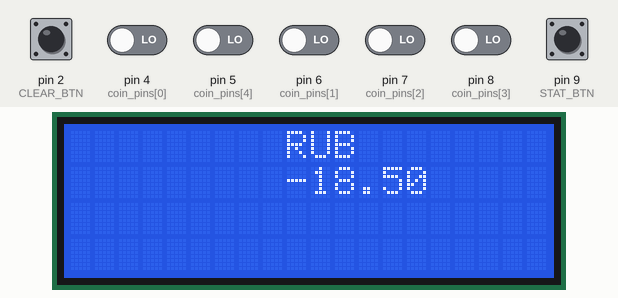
Recording of a sketch running on a simulated Arduino Uno, built with avr-gcc and run on an emulated ATmega328P. On the bench: 20×4 character LCD. Inputs (shaded band) come from the test bench; at power-on: pin 2 (CLEAR_BTN), pin 4 (coin_pins[0]), pin 5 (coin_pins[4]), pin 6 (coin_pins[1]), pin 7 (coin_pins[2]), pin 8 (coin_pins[3]), pin 9 (STAT_BTN) LOW. EEPROM starts erased; what the sketch prints to the serial monitor is not drawn.

Above: at 1.2 s.
1.3 s: pin 4 (coin_pins[0]) driven HIGH
At 2.7 s:
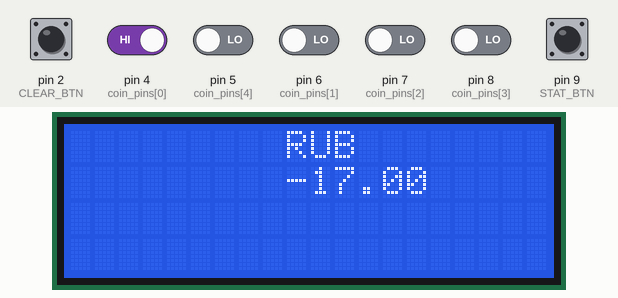
3.3 s: pin 9 (STAT_BTN) pulled HIGH for 0.15 s
At 3.8 s:
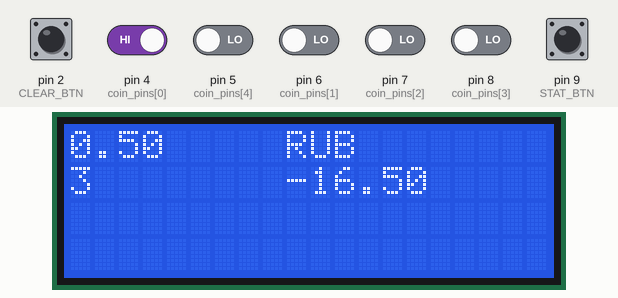
5.4 s: pin 2 (CLEAR_BTN) pulled HIGH for 0.15 s
At 5.8 s:
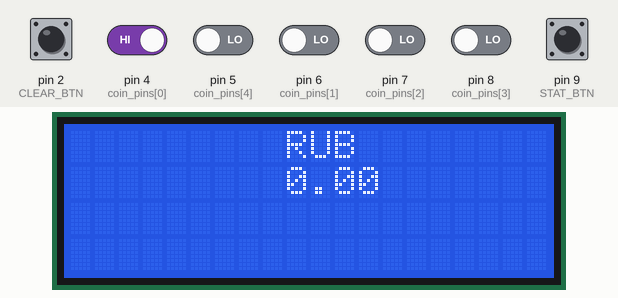
7.5 s: pin 9 (STAT_BTN) pulled HIGH for 1 s
At 7.9 s:
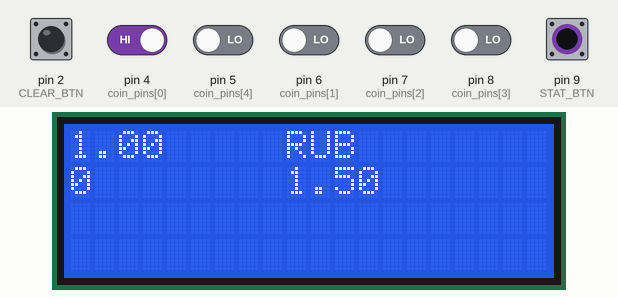
10.0 s: pin 2 (CLEAR_BTN) pulled HIGH for 1 s
At 11.5 s:
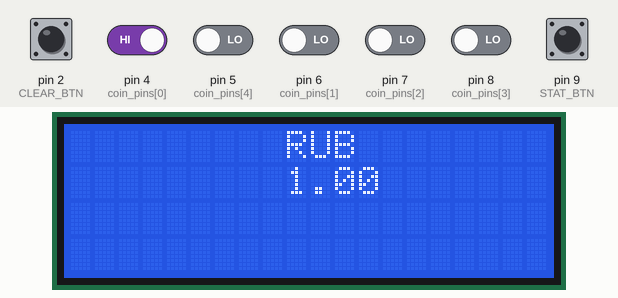
Timing chart, 0 to 13.0 s (numbered marks = the images above; inputs shaded):
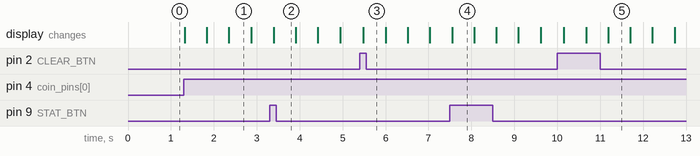

Measured:
- after the input at 1.3 s, the display: first changes at once (image 1 shows a later state)
- what the display in image 1 shows lasts 0.5 s, from 2.4 s to 2.9 s

The sketch:

moneybox.ino
```cpp
#include <EEPROM.h>
#include <LiquidCrystal_I2C.h>

/**
* Количество разных номиналов монет
*/
const byte coin_count = 5;

/**
* Цифровые пины, к которым подключены провода по каждому номиналу
*/
const byte coin_pins[coin_count] = {4, 6, 7, 8, 5};

/**
* Номиналы, соответствующие пинам монеток
*/
const float coin_nominals[coin_count] = {0.5, 1, 2, 5, 10};

/**
* Цифровой пин кнопки статистики
*/
const byte STAT_BTN = 9;

/**
* Цифровой пин кнопки очистки
*/
const byte CLEAR_BTN = 2;

/**
* Начальная ячейка памяти, в которую записывать данные
*/
const int START_MEMORY_ADDRESS = 0;

/**
* Сколько монеток каждого номинала уже лежит в копилке
* Это значение опции по умолчанию. Оно используется только если нет доступа к EEPROM,
* то есть, для отладки.
*/
int dropped_coins[coin_count] = {0, 0, 0, 0, 0};

LiquidCrystal_I2C lcd(0x3f,20,4);

void setup() {
  Serial.begin(9600);
  for (int i = 0; i < coin_count; i++){
    pinMode(coin_pins[i], INPUT);
  }

  pinMode(STAT_BTN, INPUT);
  pinMode(CLEAR_BTN, INPUT);

  lcd.init();
  lcd.backlight();

  loadCoins();
}

void log(String msg, float value){
  Serial.print(msg);
  Serial.println(value);
}

void writeInt(int index, int number){
  int address = START_MEMORY_ADDRESS + 2 * index;
  byte hi = highByte(number);
  byte lo = lowByte(number);
  EEPROM.write(address, hi);
  EEPROM.write(address + 1, lo);
}

int readInt(int index){
  int address = START_MEMORY_ADDRESS + 2 * index;
  byte hi = EEPROM.read(address);
  byte lo = EEPROM.read(address + 1);
  return hi * 256 + lo;
}

void writeCoin(int index, int amount){
  writeInt(index, amount);
  dropped_coins[index] = amount;
  log("write coin: ", amount);
}

int readCoin(int index){
  dropped_coins[index] = readInt(index);
  return dropped_coins[index];
}

void addCoin(int index){
  dropped_coins[index]++;
  writeCoin(index, dropped_coins[index]);
  lcd.clear();
  showTotal();
}

void loadCoins(){
  for(int i = 0; i < coin_count; i++){
    dropped_coins[i] = readCoin(i);
  }
  showTotal();
}

void showCoin(int index){
  log("Show coin: ", index);
  lcd.clear();
  lcd.setCursor(0, 0);
  lcd.print(coin_nominals[index]);
  lcd.setCursor(0,1);
  lcd.print(dropped_coins[index]);
  showTotal();
}

void clearCoins(){
  for(int i = 0; i < coin_count; i++){
    writeCoin(i, 0);
  }
  lcd.clear();
  showTotal();
}

void showTotal(){
  float total = 0;
  for (int i = 0; i < coin_count; i++){
    total += dropped_coins[i] * coin_nominals[i];
  }
  lcd.setCursor(9, 0);
  lcd.print("RUB");
  lcd.setCursor(9, 1);
  lcd.print(total);
}

byte current_coin = 0;
void loop() {
  for (int i = 0; i < coin_count; i++){
    if (digitalRead(coin_pins[i]) == HIGH){
      addCoin(i);
      delay(500);
      break;
    }
  }

  if(digitalRead(STAT_BTN) == HIGH){
    showCoin(current_coin);
    current_coin++;
    if (current_coin >= coin_count){
      current_coin = 0;
    }
    delay(500);
  }

  if (digitalRead(CLEAR_BTN) == HIGH){
    clearCoins();
    delay(500);
  }
}
```
